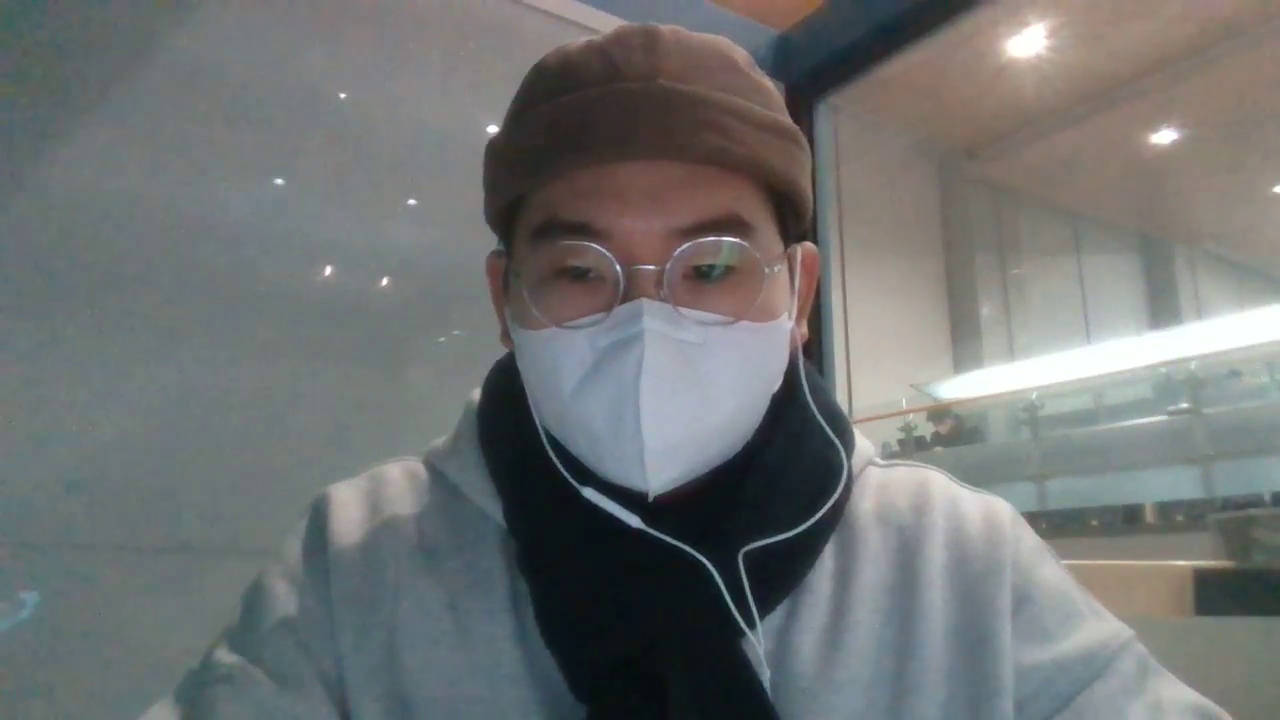
#> input picture frame 12 of model/pose/mhchoi.mp4, 1280 x 720 px, given in place of NIA_SL_SEN1512_SYN06_F.mp4, which was not available
$ jupyter execute --allow-errors eda.ipynb
#> lines starting #> are read from the running program, lines starting #| are printed output that depends on the picture; pictures that were not available may be replaced by others from this repository, and a replacement may not be noted
[cell 1]
import os
import cv2

[cell 2]
folder_names = ("aihub_real1","aihub_real2")

#> (a cell that did not finish here is left out)

[cell 4]
real_anns=0
#> (the rest of this cell did not finish here and is left out)

[cell 5]
all_anns = 0
#> (the rest of this cell did not finish here and is left out)

#> (a cell that did not finish here is left out)

[cell 7]
def show_frames(vid_name):
    # Open the video
#> called with vid_name = 'NIA_SL_SEN1512_SYN06_F'
    video = cv2.VideoCapture(os.path.join("videos",vid_name +".mp4"))

    # Get the total number of frames
    total_frames = int(video.get(cv2.CAP_PROP_FRAME_COUNT))

    # Iterate through each frame
    for i in range(total_frames):
        # Read the frame
        ret, frame = video.read()
        if not ret:
            break
        cv2.imshow(f'Frame #{i}', frame)
        if cv2.waitKey(0) & 0xFF == ord('n'):
            cv2.destroyAllWindows()
            continue
#> this loop made 31 passes; (key Esc is pressed on pass 1)
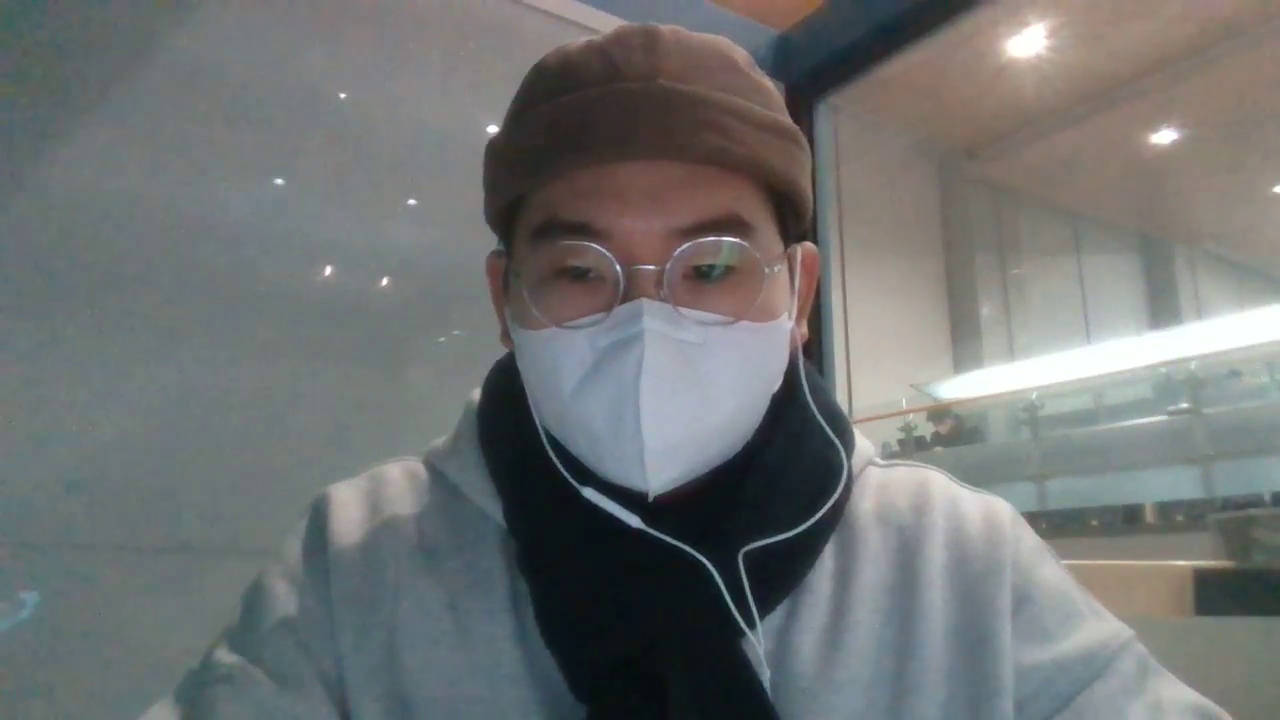
#> input picture frame 12 of model/pose/mhchoi.mp4, 1280 x 720 px, given in place of NIA_SL_SEN1512_SYN06_F.mp4, which was not available
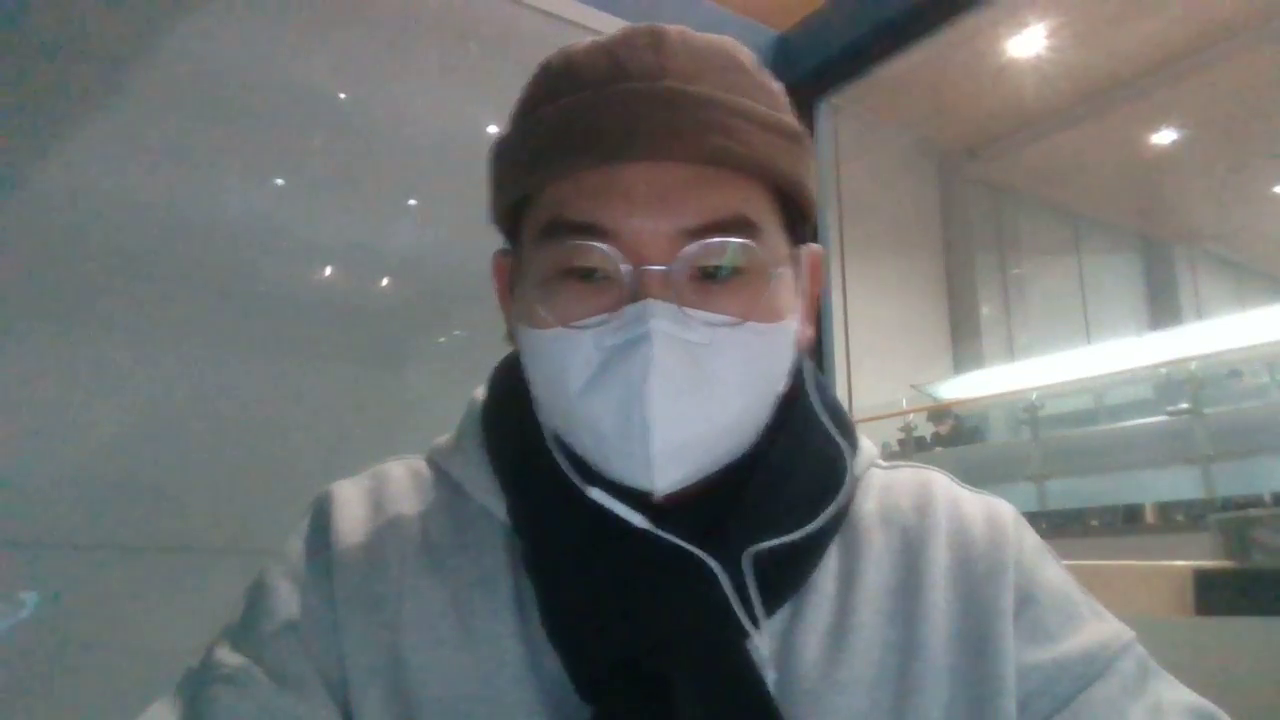
#> input picture frame 13 of model/pose/mhchoi.mp4, 1280 x 720 px, given in place of NIA_SL_SEN1512_SYN06_F.mp4, which was not available
#> pass 3, in show_frames, `ret, frame = video.read()`:
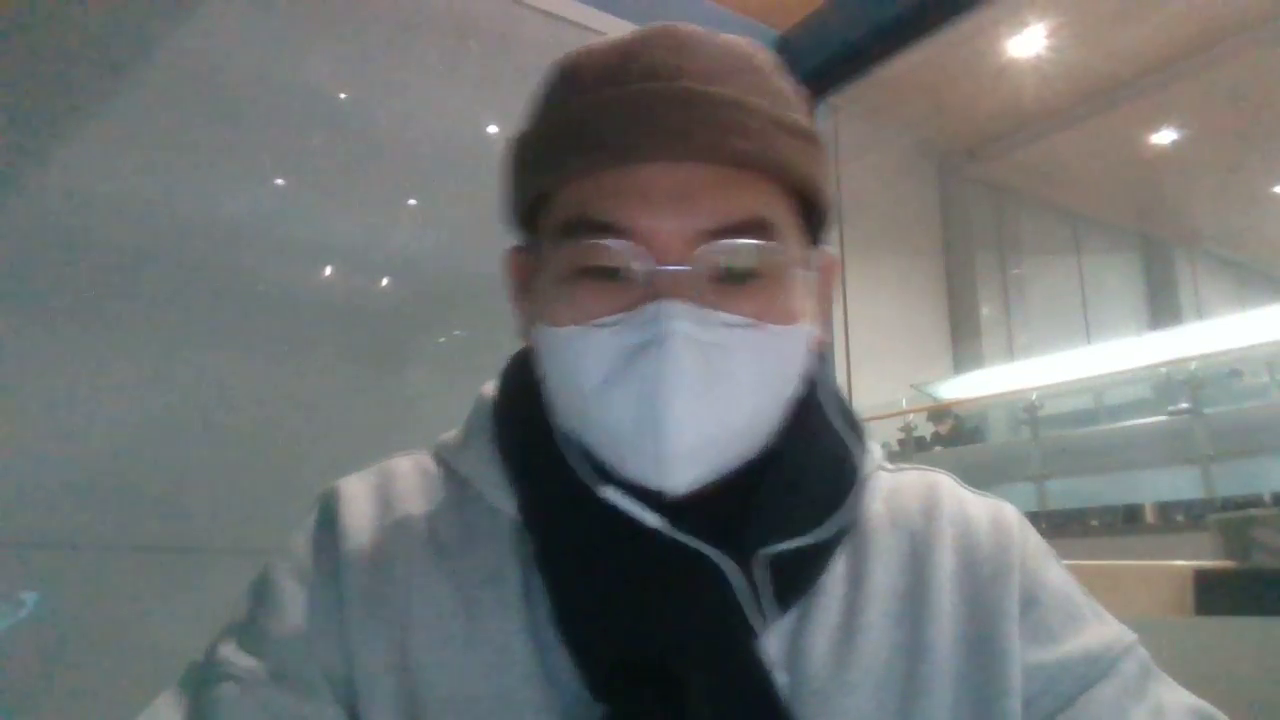
#> frame: shape (720, 1280, 3); mean B, G, R 115, 115.5, 112.7

    cv2.destroyAllWindows()


    # Release the video
    video.release()

$ run again, starting later in the video
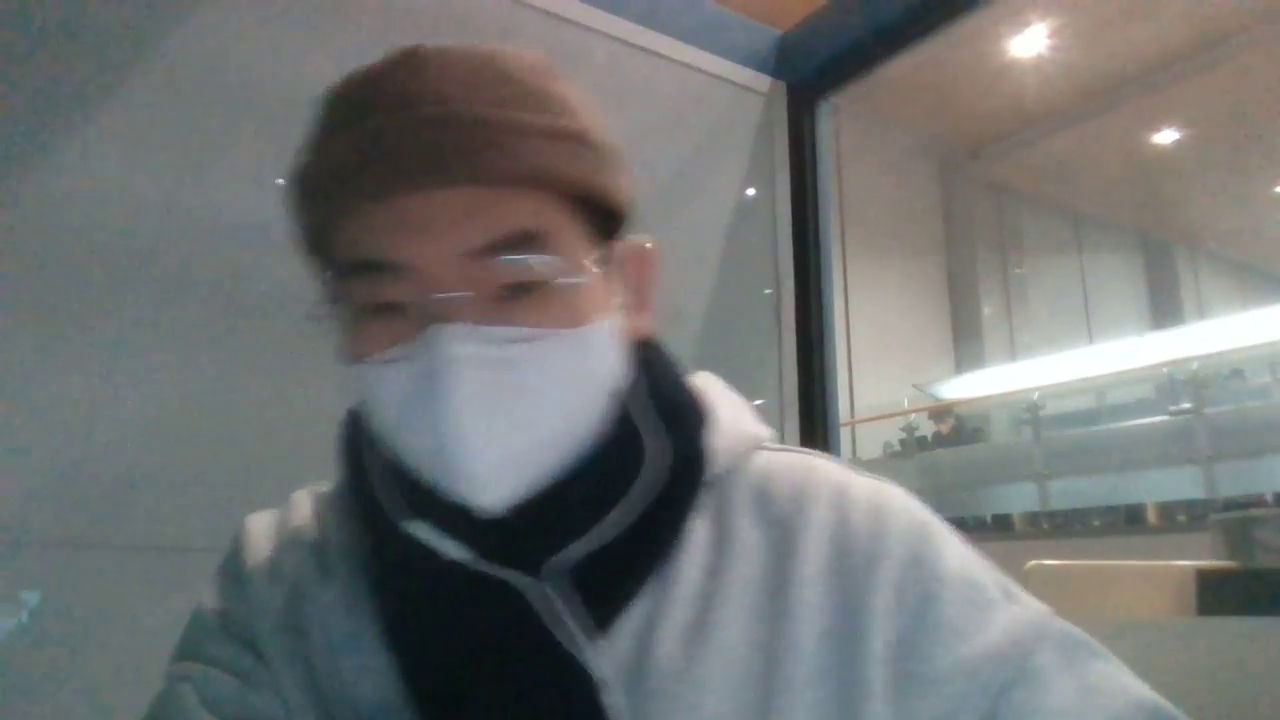
#> input picture frame 58 of model/pose/mhchoi.mp4, 1280 x 720 px, given in place of NIA_SL_SEN1512_SYN06_F.mp4, which was not available
#> the loop in show_frames, `for i in range(total_frames):` made 31 passes; (key Esc is pressed on pass 1)
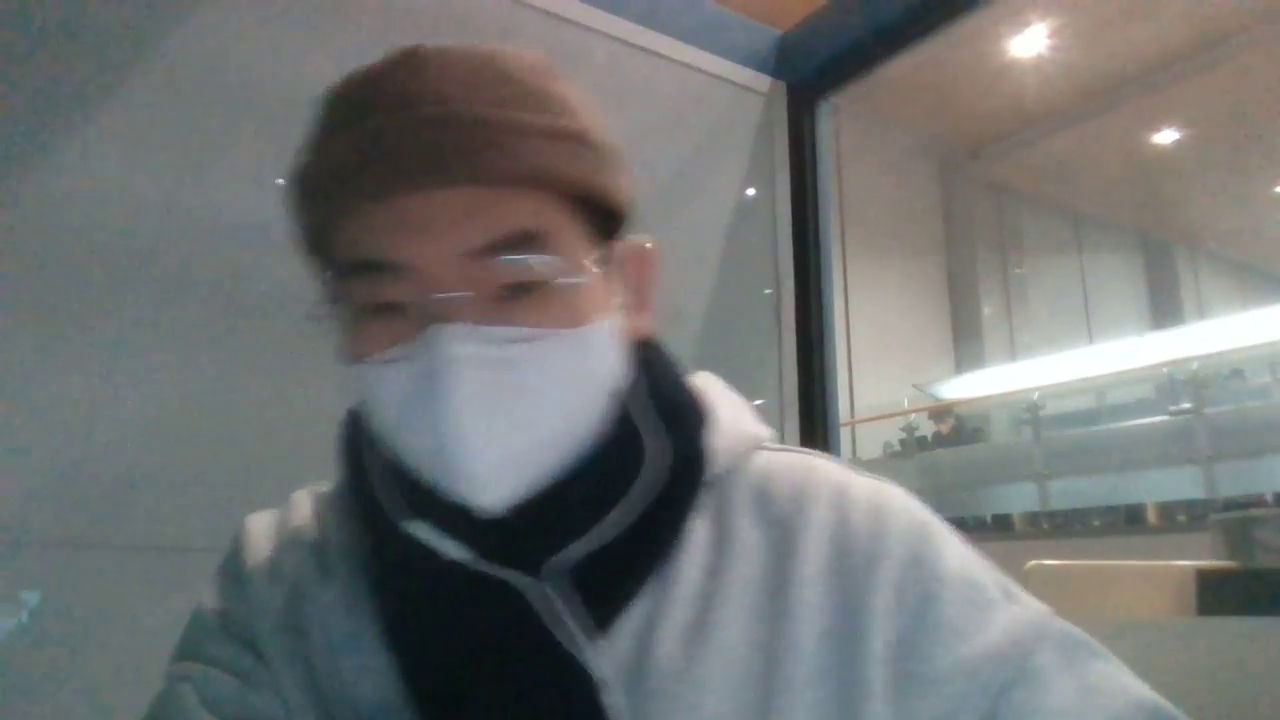
#> input picture frame 58 of model/pose/mhchoi.mp4, 1280 x 720 px, given in place of NIA_SL_SEN1512_SYN06_F.mp4, which was not available
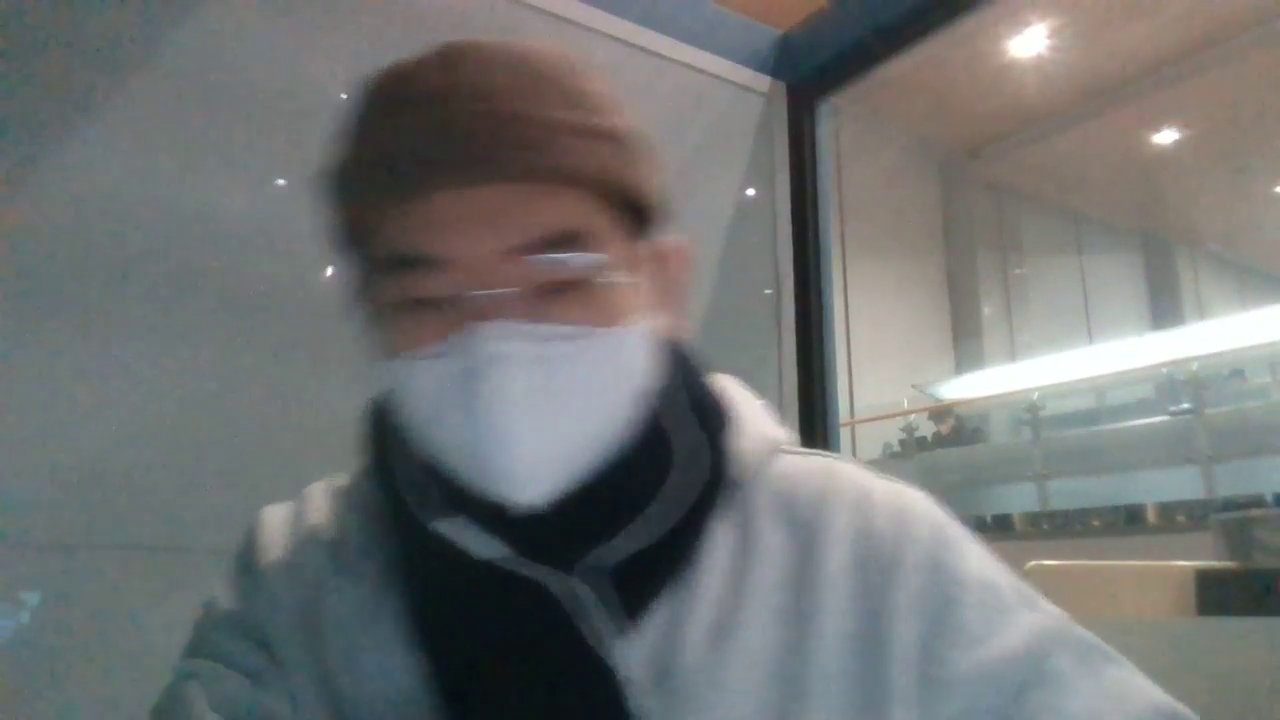
#> input picture frame 59 of model/pose/mhchoi.mp4, 1280 x 720 px, given in place of NIA_SL_SEN1512_SYN06_F.mp4, which was not available
#> pass 3, in show_frames, `ret, frame = video.read()`:
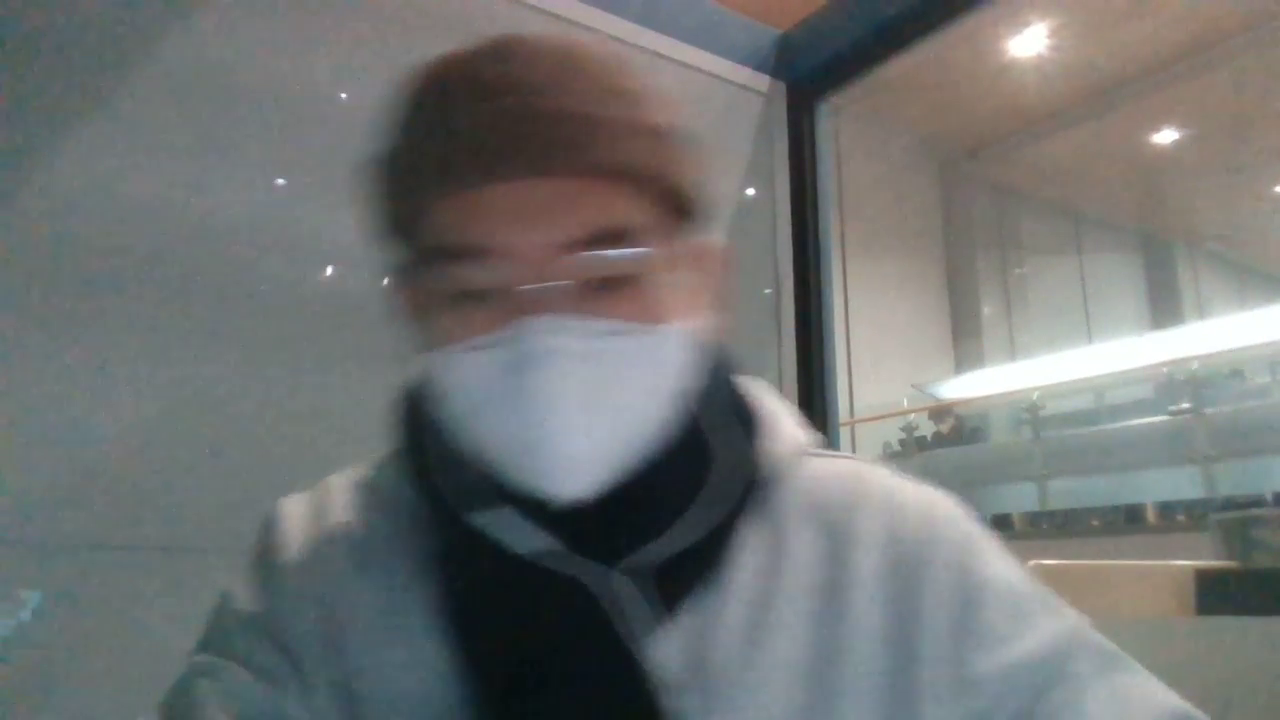
#> frame: shape (720, 1280, 3); mean B, G, R 114.4, 115, 112.6

$ run again, starting later in the video
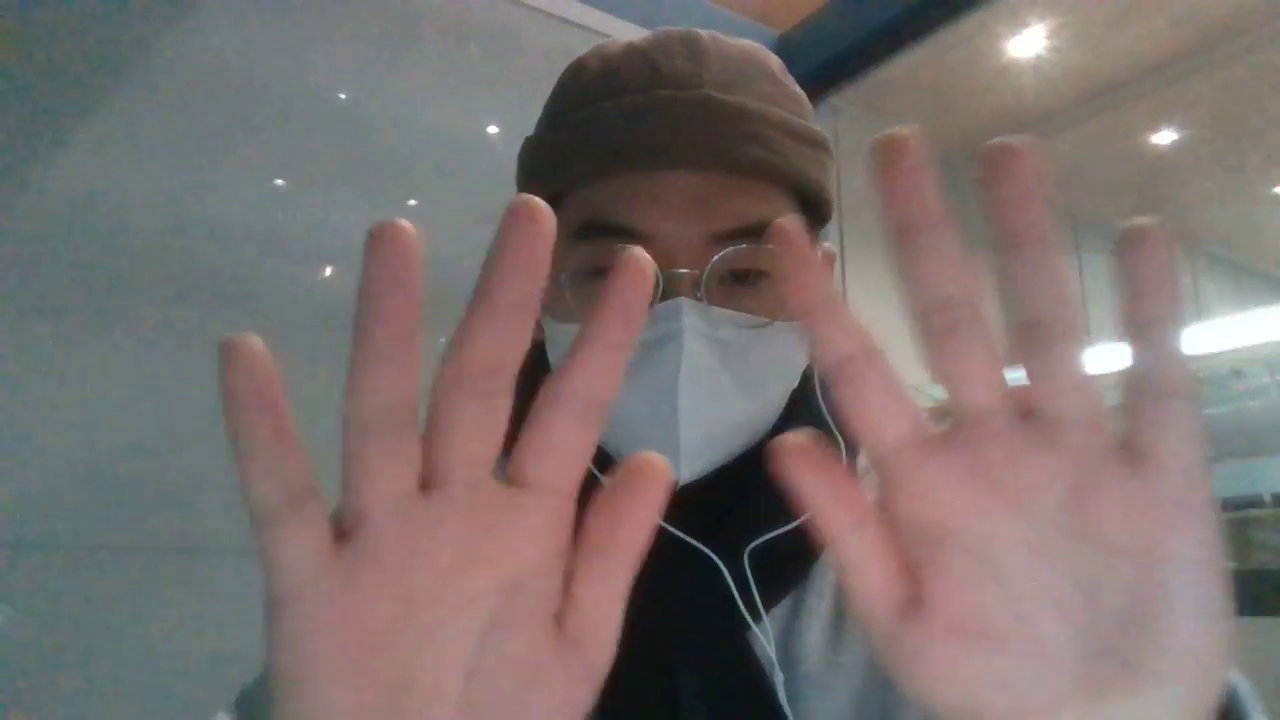
#> input picture frame 103 of model/pose/mhchoi.mp4, 1280 x 720 px, given in place of NIA_SL_SEN1512_SYN06_F.mp4, which was not available
#> the loop in show_frames, `for i in range(total_frames):` made 27 passes; (key Esc is pressed on pass 1)
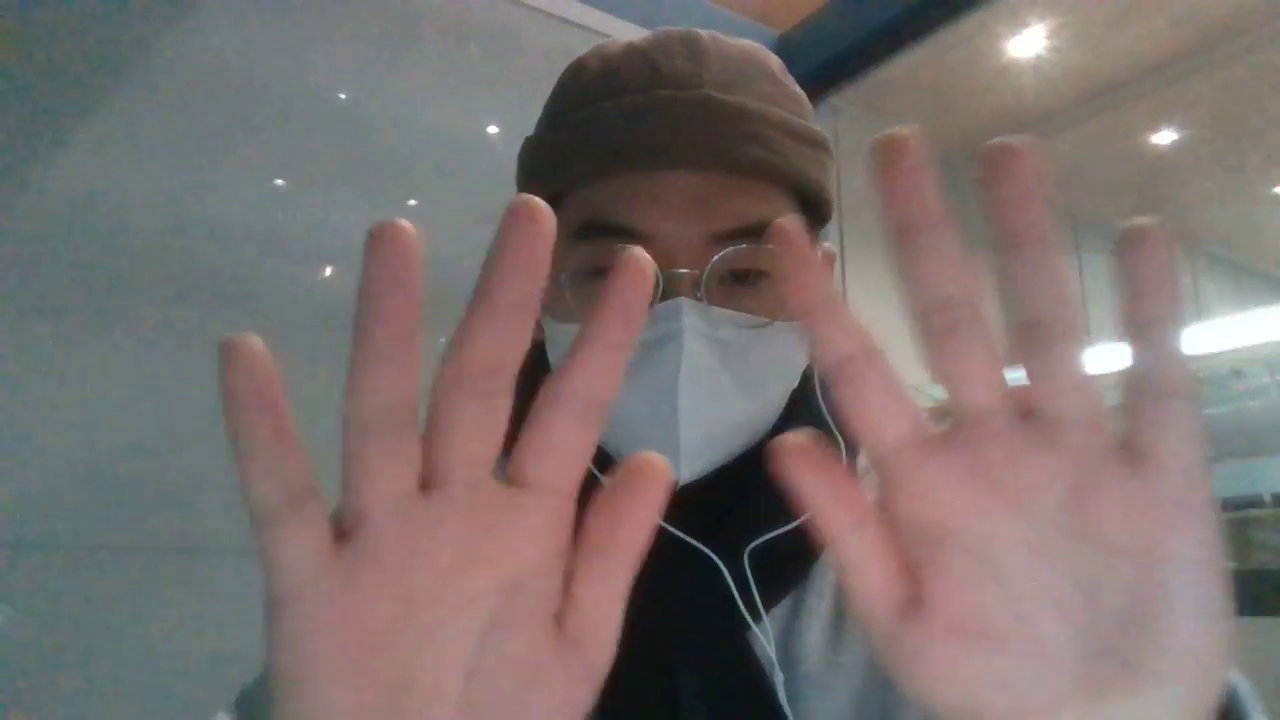
#> input picture frame 103 of model/pose/mhchoi.mp4, 1280 x 720 px, given in place of NIA_SL_SEN1512_SYN06_F.mp4, which was not available
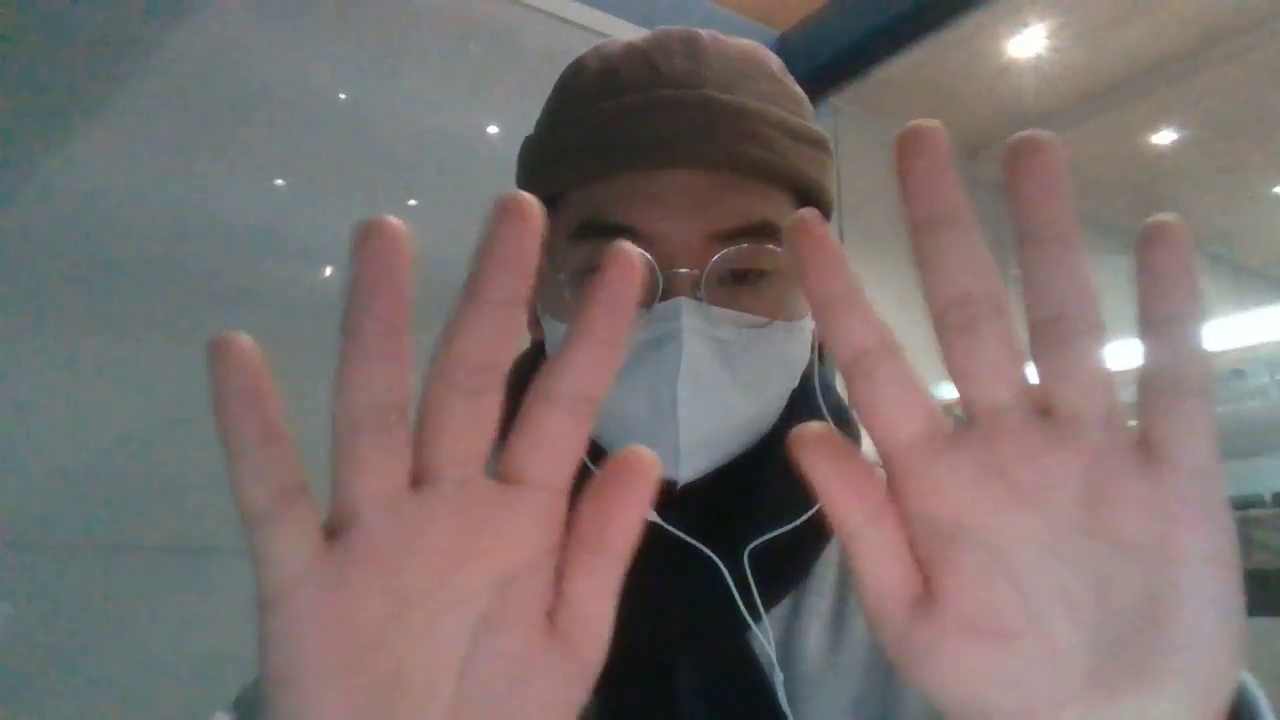
#> input picture frame 104 of model/pose/mhchoi.mp4, 1280 x 720 px, given in place of NIA_SL_SEN1512_SYN06_F.mp4, which was not available
